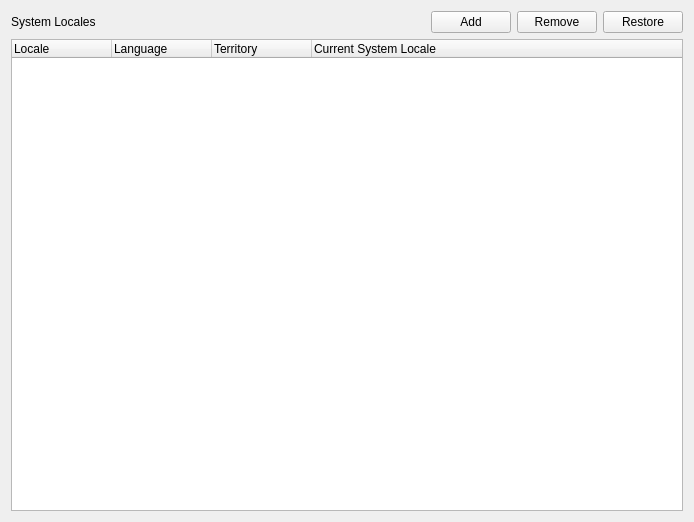
<?xml version="1.0" encoding="UTF-8"?>
<ui version="4.0">
 <class>Page_Language</class>
 <widget class="QWidget" name="Page_Language">
  <property name="geometry">
   <rect>
    <x>0</x>
    <y>0</y>
    <width>694</width>
    <height>522</height>
   </rect>
  </property>
  <property name="windowTitle">
   <string>Form</string>
  </property>
  <layout class="QVBoxLayout" name="verticalLayout">
   <item>
    <layout class="QHBoxLayout" name="horizontalLayout">
     <item>
      <widget class="QLabel" name="label">
       <property name="text">
        <string>System Locales</string>
       </property>
      </widget>
     </item>
     <item>
      <spacer name="horizontalSpacer">
       <property name="orientation">
        <enum>Qt::Horizontal</enum>
       </property>
       <property name="sizeHint" stdset="0">
        <size>
         <width>40</width>
         <height>20</height>
        </size>
       </property>
      </spacer>
     </item>
     <item>
      <widget class="QPushButton" name="buttonAdd">
       <property name="text">
        <string>Add</string>
       </property>
      </widget>
     </item>
     <item>
      <widget class="QPushButton" name="buttonRemove">
       <property name="text">
        <string>Remove</string>
       </property>
      </widget>
     </item>
     <item>
      <widget class="QPushButton" name="buttonRestore">
       <property name="text">
        <string>Restore</string>
       </property>
      </widget>
     </item>
    </layout>
   </item>
   <item>
    <widget class="QTreeWidget" name="treeWidget">
     <column>
      <property name="text">
       <string>Locale</string>
      </property>
     </column>
     <column>
      <property name="text">
       <string>Language</string>
      </property>
     </column>
     <column>
      <property name="text">
       <string>Territory</string>
      </property>
     </column>
     <column>
      <property name="text">
       <string>Current System Locale</string>
      </property>
     </column>
    </widget>
   </item>
  </layout>
 </widget>
 <resources/>
 <connections/>
</ui>
